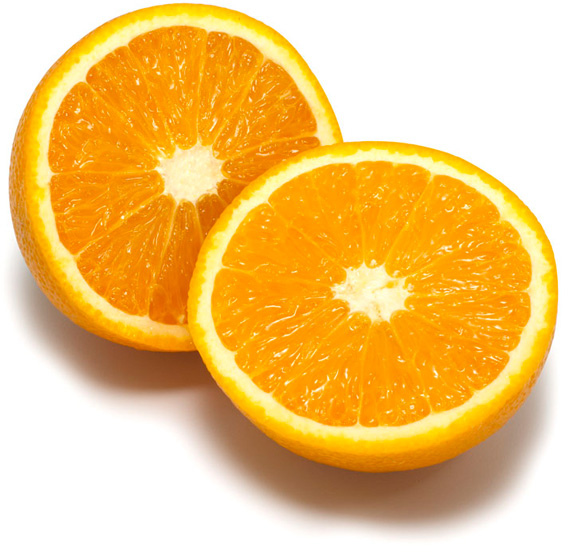
%> input picture Lab3/bildat_lab3/orange.jpg, 572 x 551 px
$ octave --eval "question3;"   (GNU Octave 9; MATLAB toolbox functions it lacks are replaced by stand-ins)
%> lines starting %> are read from the running program, lines starting %| are printed output that depends on the picture; in (x1, y1, x2, y2) boxes, pixels count from 0 and x2, y2 are one past the last pixel; in counts of white or black regions, pixels touching at a corner belong together; the program's own positions count from 1
### Lab3/functions/kmeans_segm.m
function [segmentation, centers, Lconv] = ...
         kmeans_segm(image, K, L, seed, method)
  err_limit = double(max(image, [], 'all') - min(image, [], 'all'))^2 / 256^2;
  % If L = 0, then run until converged (MSE < 1).
  % If Lconv > 0 then converged at Lconv = L.
  if nargin < 5
    method = 'k-means++';
  end
  if L == 0
    L = 100;
    until_converged = true;
  else
    until_converged = false;
  end
  if seed >= 0
    rng(seed);
  end

  Lconv = 0;
  % Check if image is already flattened.
  if ndims(image) == 2
    [height, channels] = size(image);
    width = 1;
    Ivec = image;
  else
    [height, width, channels] = size(image);
    Ivec = reshape(double(image), height * width, channels);
  end

  Avec = zeros([height * width, 1], "uint8");
  if strcmpi(method, 'forgy')
    % 'Using random points for initialization'
    % randi produces random integers [1,256] so subtract one for [0,255).
    Z = randi(height * width, K, 1);
    % Initialize centers from existing values instead of randomly
    % making them up to prevent unassigned clusters in the first round.
    centers = Ivec(Z, :);
  elseif strcmpi(method, 'k-means++')
    % 'Using K-means++ for initialization'
    % K-means++
    Z = randi(height * width, 1);
    centers = zeros(K, channels);
    centers(1, :) = Ivec(Z, :);

    for i = 2:K
      % Why does this work without sorting? Because if
      % D.^2 is a vector of squared distances, e.g.
      % [4 36 9 1 4 0 0 16 4 36] then the cumulative sum (normalized) is
      % [0.0364 0.3636 0.4455 0.4545 0.4909 0.4909 0.4909 0.6364 0.6727 1].
      % With a uniform random number generator [0,1), it is much more
      % likely to pick numbers that hit the gap between the first two values
      % than the gap between 0 and the first number. A number falling
      % between the two first numbers corresponds to index 2, which
      % corresponds to an index in Ivec that is far from the centers
      % picked so far.
      [D, ~] = pdist2(centers(1:i - 1, :), Ivec, 'euclidean', 'Smallest', 1);
      D = cumsum(D.^2);
      if D(end) == 0
        ME = MException('k_means_segm:badInitialization', ...
                        'All initial centers equal')
        throw(ME)
      end
      ix = find(rand < D/D(end), 1);
      centers(i, :) = Ivec(ix, :);
    end
  else
    ME = MException('k_means_segm:noSuchMethod', ...
                    'Method %s not recognized', method);
    throw(ME)
  end

  for l = 1:L
    [p, Avec] = pdist2(centers, Ivec, 'euclidean', 'Smallest', 1);
    mu = zeros([K, 3]);
    for k = 1:K
      avec_k = (Avec == k);
      if any(avec_k)
        mu(k, :) = mean(Ivec(avec_k, :));
      else
        mu(k, :) = centers(k, :);
      end
    end
    err = immse(centers, mu);
    centers = mu;
    if until_converged && err < err_limit
      Lconv = l;
      break;
    end
  end

  segmentation = reshape(Avec, height, width, 1);
end

### Lab3/bildat_lab3/overlay_bounds.m
function imout = overlap_bounds(im, segm)
[h,w] = size(segm);
imcut = segm(2:h-1,2:w-1);
diff = [ ones(1,w) ; ones(h-2,1), ((imcut==segm(3:h,2:w-1)) & (imcut==segm(2:h-1,3:w)) & (imcut==segm(1:h-2,2:w-1)) & (imcut==segm(2:h-1,1:w-2))), ones(h-2,1); ones(1,w) ];
mask = repmat(uint8(diff), [1,1,3]);
imout = (im .* mask);
imout(:,:,1) = imout(:,:,1) + (1 - mask(:,:,1))*255;

### Lab3/question3.m
function question3()
  seed = 999;    % seed used for random initialization
  sigma = 3.0;   % image preblurring scale

  im = imread('orange.jpg');
%> im is the input picture: size 551x572x3 uint8; mean R, G, B 242.2, 197.1, 118.9
  im_not_smoothed = im;
  d = 2 * ceil(sigma * 2) + 1;
  h = fspecial('gaussian', [d d], sigma);
  im = imfilter(im, h);
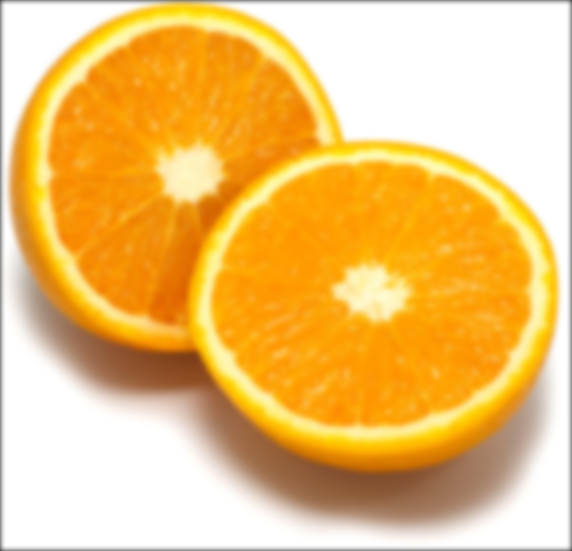
%> im: size 551x572x3 uint8; mean R, G, B 240.2, 195.1, 116.9

  %% Image.
  % figure(3);
  % image(im_not_smoothed);
  % title('Image');

  first_K = 7;
  for i = 1:2
%> this loop made 2 passes; what is shown inside it comes from the first
    [segmentation, centers, Lconv] = kmeans_segm( ...
           im, first_K + i - 1, 0, seed, 'k-means++');
%> in kmeans_segm, `err_limit = double(max(image, [], 'all') - min(image, [], 'all'))^2 / ..`: err_limit = 0.992
%> after the loop in kmeans_segm, `for i = 2:K`: centers = [174 142 119; 253 196 73; 255 255 255; 245 152 16; 254 245 161; 253 180 1; 128 66 28]
%> the loop in kmeans_segm, `for l = 1:L` made 5 passes
%> err on passes 1 to 5: 103.7, 10.25, 3.4, 1.6, 0.858
%> after the loop in kmeans_segm, `for l = 1:L`: Lconv = 5; mu = [178 155.3 138.8; 252.2 213.7 86.27; 253.2 252.5 251.7; 245.9 149.4 6.06; 241.4 225.8 171.8; 252.2 176.6 17.88; 152.8 99.71 61.19]
%> in kmeans_segm, `segmentation = reshape(Avec, height, width, 1);`:
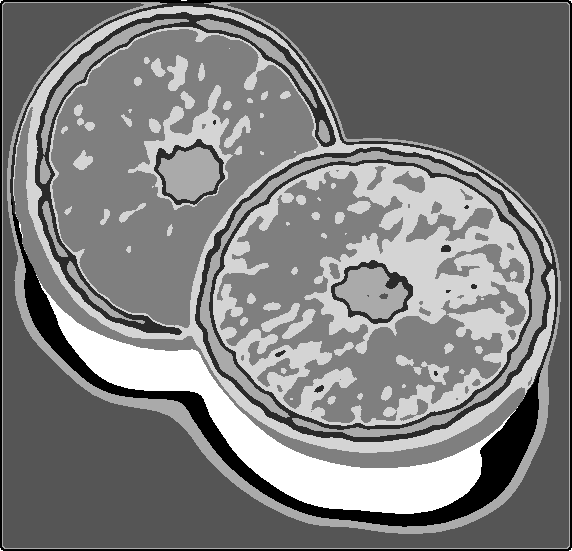
%> segmentation: size 551x572 double; min 1, max 7, mean 3.99; drawn with min black and max white
%> centers has the same summary as mu in kmeans_segm; Lconv = 5
    figure(i);
    subplot(1, 2, 1);
    im_overlayed = overlay_bounds(im_not_smoothed, segmentation);
%> in overlap_bounds, `imcut = segm(2:h-1,2:w-1);`:
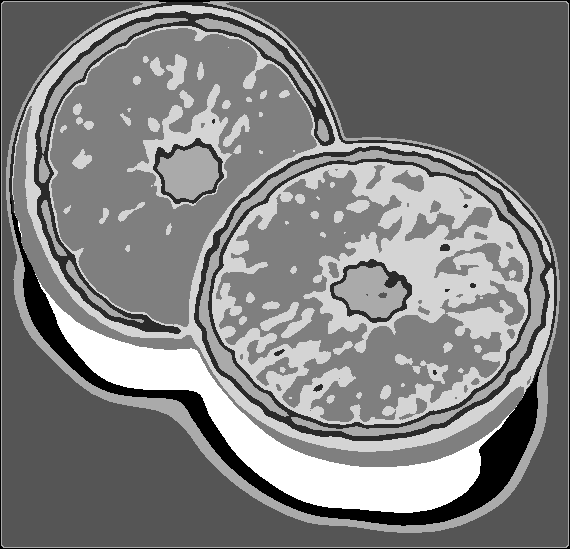
%> imcut: size 549x570 double; min 1, max 7, mean 4.01; drawn with min black and max white
%> in overlap_bounds, `diff = [ ones(1,w) ; ones(h-2,1), ((imcut==segm(3:h,2:w-1)) & (imcut==..`:
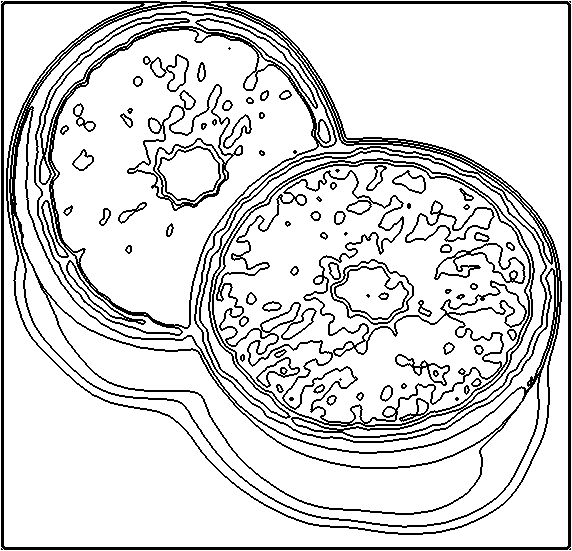
%> diff: size 551x572 double; values 0 (black) and 1 (white), 85.6% white; black in thin lines or dots
%> in overlap_bounds, `imout = (im .* mask);`:
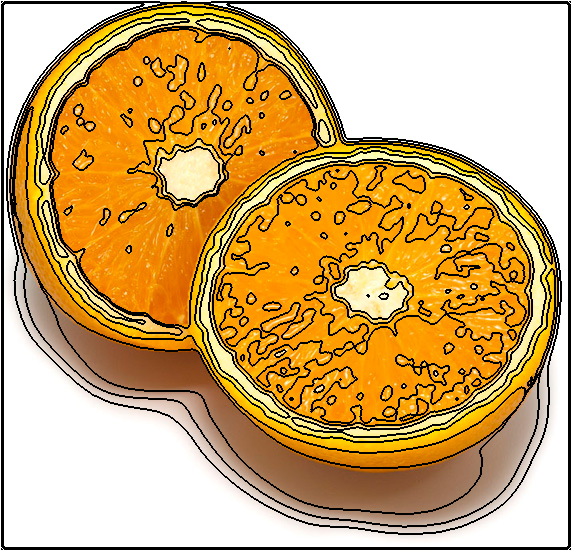
%> imout: size 551x572x3 uint8; mean R, G, B 206.7, 168.8, 105.5
%> in overlap_bounds, `imout(:,:,1) = imout(:,:,1) + (1 - mask(:,:,1))*255;`:
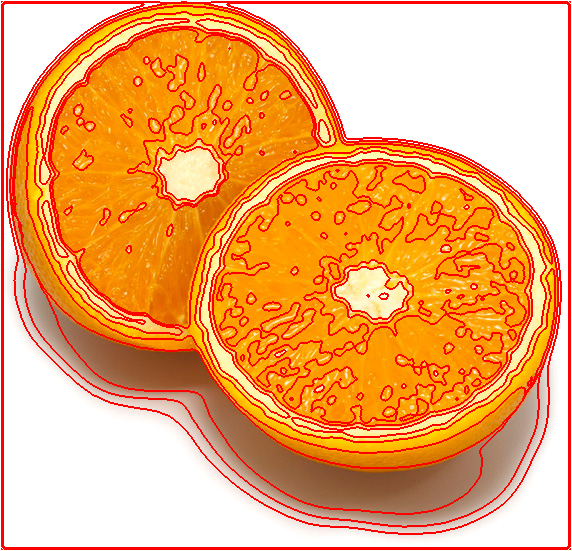
%> imout: size 551x572x3 uint8; 14.38% of pixels changed, all inside (x1, y1, x2, y2) = (1, 1, 571, 550)
    image(im_overlayed);
    axis off;

    subplot(1, 2, 2);
    image(segmentation)
    % Colormap must have values in [0, 1].
    colormap(centers / 255.0);
    % colorbar;
    axis off;
    sgtitle(sprintf('K-means++ (K=%d, \\sigma=%.1f, seed=%d)', ...
                  first_K + i - 1, sigma, seed));
%> `question3;`:
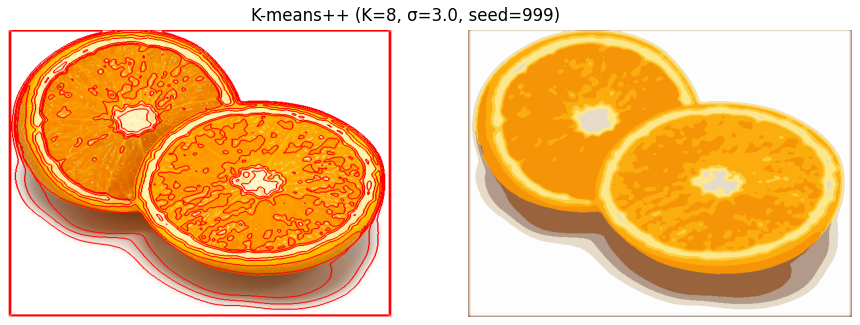
%> figure redrawn from the program's plot data, 2 panels
    saveas(gcf, sprintf('report/images/q3-min-k-%d.png', i));
  end
end

$ run again, with Lab3/bildat_lab3/tiger3.jpg copied over Lab3/bildat_lab3/orange.jpg
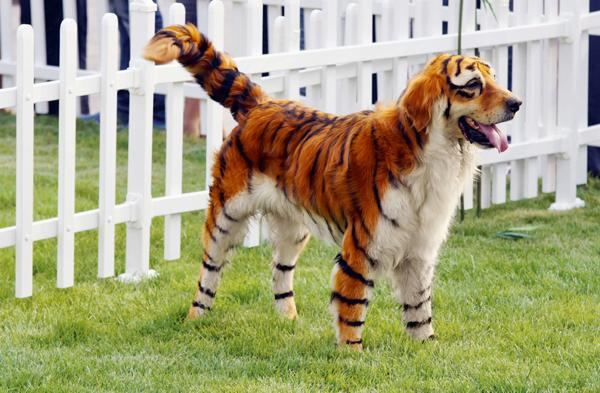
%> input picture Lab3/bildat_lab3/tiger3.jpg, 600 x 393 px
%> in question3, im is the input picture: size 393x600x3 uint8; mean R, G, B 166.4, 163.6, 127.4
%> err_limit = 0.916
%> after the loop in kmeans_segm, `for i = 2:K`: centers = [137 155 69; 228 228 232; 86 27 8; 180 188 109; 83 100 67; 18 16 40; 173 169 121]
%> the loop in kmeans_segm, `for l = 1:L` made 8 passes
%> err on passes 1 to 8: 113.1, 20.72, 6.93, 3.52, 2.24, 1.51, 1.1, 0.884
%> after the loop in kmeans_segm, `for l = 1:L`: Lconv = 8; mu = [139.4 154.3 71.37; 222 221.4 221.2; 124.6 56.64 22.39; 159.7 166.1 100.5; 113.2 107.7 84.89; 55.05 31.37 36.77; 183 178.2 163.6]
%> in question3, `[segmentation, centers, Lconv] = kmeans_segm( im, first_K + i - 1, 0, ..`: centers has the same summary as mu in kmeans_segm; Lconv = 8
%> in overlap_bounds, `diff = [ ones(1,w) ; ones(h-2,1), ((imcut==segm(3:h,2:w-1)) & (imcut==..`:
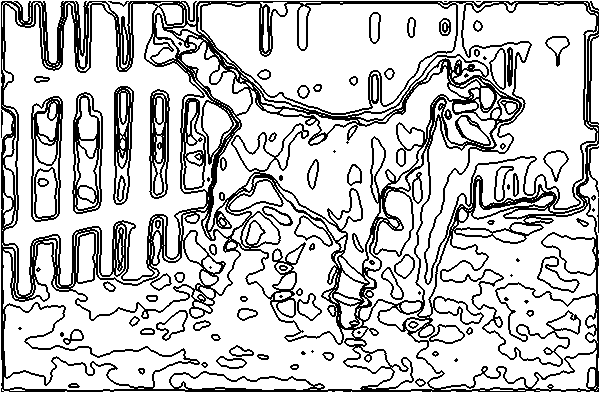
%> diff: size 393x600 double; values 0 (black) and 1 (white), 78.1% white; black in thin lines or dots
%> `question3;`:
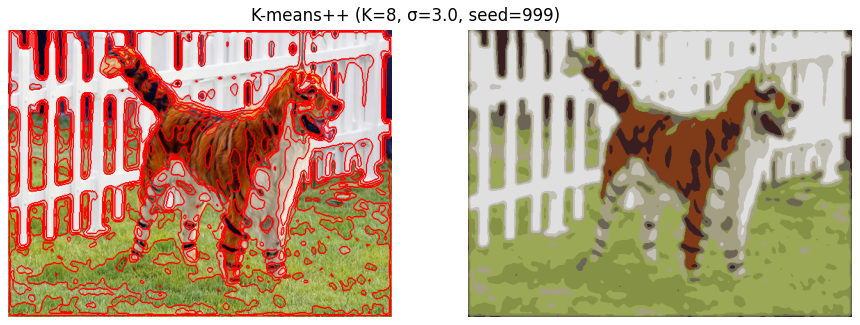
%> figure redrawn from the program's plot data, 2 panels
